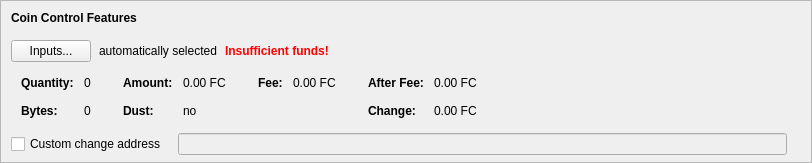
    <widget class="QFrame" name="frameCoinControl">
     <property name="sizePolicy">
      <sizepolicy hsizetype="Expanding" vsizetype="Expanding">
       <horstretch>0</horstretch>
       <verstretch>0</verstretch>
      </sizepolicy>
     </property>
     <property name="maximumSize">
      <size>
       <width>16777215</width>
       <height>16777215</height>
      </size>
     </property>
     <property name="frameShape">
      <enum>QFrame::StyledPanel</enum>
     </property>
     <property name="frameShadow">
      <enum>QFrame::Sunken</enum>
     </property>
     <layout class="QVBoxLayout" name="verticalLayoutCoinControl2">
      <property name="spacing">
       <number>0</number>
      </property>
      <property name="leftMargin">
       <number>0</number>
      </property>
      <property name="topMargin">
       <number>0</number>
      </property>
      <property name="rightMargin">
       <number>0</number>
      </property>
      <property name="bottomMargin">
       <number>6</number>
      </property>
      <item>
       <layout class="QVBoxLayout" name="verticalLayoutCoinControl" stretch="0,0,0,0,1">
        <property name="spacing">
         <number>0</number>
        </property>
        <property name="leftMargin">
         <number>10</number>
        </property>
        <property name="topMargin">
         <number>10</number>
        </property>
        <item>
         <layout class="QHBoxLayout" name="horizontalLayoutCoinControl1">
          <property name="bottomMargin">
           <number>15</number>
          </property>
          <item>
           <widget class="QLabel" name="labelCoinControlFeatures">
            <property name="sizePolicy">
             <sizepolicy hsizetype="Preferred" vsizetype="Maximum">
              <horstretch>0</horstretch>
              <verstretch>0</verstretch>
             </sizepolicy>
            </property>
            <property name="font">
             <font>
              <weight>75</weight>
              <bold>true</bold>
             </font>
            </property>
            <property name="styleSheet">
             <string notr="true">font-weight:bold;</string>
            </property>
            <property name="text">
             <string>Coin Control Features</string>
            </property>
           </widget>
          </item>
         </layout>
        </item>
        <item>
         <layout class="QHBoxLayout" name="horizontalLayoutCoinControl2" stretch="0,0,0,0">
          <property name="spacing">
           <number>8</number>
          </property>
          <property name="bottomMargin">
           <number>10</number>
          </property>
          <item>
           <widget class="QPushButton" name="pushButtonCoinControl">
            <property name="styleSheet">
             <string notr="true"/>
            </property>
            <property name="text">
             <string>Inputs...</string>
            </property>
            <property name="autoDefault">
             <bool>false</bool>
            </property>
           </widget>
          </item>
          <item>
           <widget class="QLabel" name="labelCoinControlAutomaticallySelected">
            <property name="text">
             <string>automatically selected</string>
            </property>
            <property name="margin">
             <number>5</number>
            </property>
           </widget>
          </item>
          <item>
           <widget class="QLabel" name="labelCoinControlInsuffFunds">
            <property name="font">
             <font>
              <weight>75</weight>
              <bold>true</bold>
             </font>
            </property>
            <property name="styleSheet">
             <string notr="true">color:red;font-weight:bold;</string>
            </property>
            <property name="text">
             <string>Insufficient funds!</string>
            </property>
            <property name="margin">
             <number>5</number>
            </property>
           </widget>
          </item>
          <item>
           <spacer name="horizontalSpacerCoinControl">
            <property name="orientation">
             <enum>Qt::Horizontal</enum>
            </property>
            <property name="sizeHint" stdset="0">
             <size>
              <width>40</width>
              <height>1</height>
             </size>
            </property>
           </spacer>
          </item>
         </layout>
        </item>
        <item>
         <widget class="QWidget" name="widgetCoinControl" native="true">
          <property name="sizePolicy">
           <sizepolicy hsizetype="Preferred" vsizetype="Preferred">
            <horstretch>0</horstretch>
            <verstretch>0</verstretch>
           </sizepolicy>
          </property>
          <property name="minimumSize">
           <size>
            <width>0</width>
            <height>0</height>
           </size>
          </property>
          <property name="styleSheet">
           <string notr="true"/>
          </property>
          <layout class="QHBoxLayout" name="horizontalLayoutCoinControl5">
           <property name="leftMargin">
            <number>0</number>
           </property>
           <property name="topMargin">
            <number>0</number>
           </property>
           <property name="rightMargin">
            <number>0</number>
           </property>
           <property name="bottomMargin">
            <number>0</number>
           </property>
           <item>
            <layout class="QHBoxLayout" name="horizontalLayoutCoinControl3" stretch="0,0,0,1">
             <property name="spacing">
              <number>20</number>
             </property>
             <property name="topMargin">
              <number>0</number>
             </property>
             <property name="bottomMargin">
              <number>10</number>
             </property>
             <item>
              <layout class="QFormLayout" name="formLayoutCoinControl1">
               <property name="horizontalSpacing">
                <number>10</number>
               </property>
               <property name="verticalSpacing">
                <number>14</number>
               </property>
               <property name="leftMargin">
                <number>10</number>
               </property>
               <property name="topMargin">
                <number>4</number>
               </property>
               <property name="rightMargin">
                <number>6</number>
               </property>
               <item row="0" column="0">
                <widget class="QLabel" name="labelCoinControlQuantityText">
                 <property name="font">
                  <font>
                   <weight>75</weight>
                   <bold>true</bold>
                  </font>
                 </property>
                 <property name="text">
                  <string>Quantity:</string>
                 </property>
                 <property name="margin">
                  <number>0</number>
                 </property>
                </widget>
               </item>
               <item row="0" column="1">
                <widget class="QLabel" name="labelCoinControlQuantity">
                 <property name="cursor">
                  <cursorShape>IBeamCursor</cursorShape>
                 </property>
                 <property name="contextMenuPolicy">
                  <enum>Qt::ActionsContextMenu</enum>
                 </property>
                 <property name="text">
                  <string notr="true">0</string>
                 </property>
                 <property name="margin">
                  <number>0</number>
                 </property>
                 <property name="textInteractionFlags">
                  <set>Qt::LinksAccessibleByMouse|Qt::TextSelectableByKeyboard|Qt::TextSelectableByMouse</set>
                 </property>
                </widget>
               </item>
               <item row="1" column="0">
                <widget class="QLabel" name="labelCoinControlBytesText">
                 <property name="font">
                  <font>
                   <weight>75</weight>
                   <bold>true</bold>
                  </font>
                 </property>
                 <property name="text">
                  <string>Bytes:</string>
                 </property>
                </widget>
               </item>
               <item row="1" column="1">
                <widget class="QLabel" name="labelCoinControlBytes">
                 <property name="cursor">
                  <cursorShape>IBeamCursor</cursorShape>
                 </property>
                 <property name="contextMenuPolicy">
                  <enum>Qt::ActionsContextMenu</enum>
                 </property>
                 <property name="text">
                  <string notr="true">0</string>
                 </property>
                 <property name="textInteractionFlags">
                  <set>Qt::LinksAccessibleByMouse|Qt::TextSelectableByKeyboard|Qt::TextSelectableByMouse</set>
                 </property>
                </widget>
               </item>
              </layout>
             </item>
             <item>
              <layout class="QFormLayout" name="formLayoutCoinControl2">
               <property name="horizontalSpacing">
                <number>10</number>
               </property>
               <property name="verticalSpacing">
                <number>14</number>
               </property>
               <property name="leftMargin">
                <number>6</number>
               </property>
               <property name="topMargin">
                <number>4</number>
               </property>
               <property name="rightMargin">
                <number>6</number>
               </property>
               <item row="0" column="0">
                <widget class="QLabel" name="labelCoinControlAmountText">
                 <property name="font">
                  <font>
                   <weight>75</weight>
                   <bold>true</bold>
                  </font>
                 </property>
                 <property name="text">
                  <string>Amount:</string>
                 </property>
                 <property name="margin">
                  <number>0</number>
                 </property>
                </widget>
               </item>
               <item row="0" column="1">
                <widget class="QLabel" name="labelCoinControlAmount">
                 <property name="cursor">
                  <cursorShape>IBeamCursor</cursorShape>
                 </property>
                 <property name="contextMenuPolicy">
                  <enum>Qt::ActionsContextMenu</enum>
                 </property>
                 <property name="text">
                  <string notr="true">0.00 FC</string>
                 </property>
                 <property name="textInteractionFlags">
                  <set>Qt::LinksAccessibleByMouse|Qt::TextSelectableByKeyboard|Qt::TextSelectableByMouse</set>
                 </property>
                </widget>
               </item>
               <item row="1" column="0">
                <widget class="QLabel" name="labelCoinControlLowOutputText">
                 <property name="font">
                  <font>
                   <weight>75</weight>
                   <bold>true</bold>
                  </font>
                 </property>
                 <property name="text">
                  <string>Dust:</string>
                 </property>
                </widget>
               </item>
               <item row="1" column="1">
                <widget class="QLabel" name="labelCoinControlLowOutput">
                 <property name="cursor">
                  <cursorShape>IBeamCursor</cursorShape>
                 </property>
                 <property name="contextMenuPolicy">
                  <enum>Qt::ActionsContextMenu</enum>
                 </property>
                 <property name="text">
                  <string notr="true">no</string>
                 </property>
                 <property name="textInteractionFlags">
                  <set>Qt::LinksAccessibleByMouse|Qt::TextSelectableByKeyboard|Qt::TextSelectableByMouse</set>
                 </property>
                </widget>
               </item>
              </layout>
             </item>
             <item>
              <layout class="QFormLayout" name="formLayoutCoinControl3">
               <property name="horizontalSpacing">
                <number>10</number>
               </property>
               <property name="verticalSpacing">
                <number>14</number>
               </property>
               <property name="leftMargin">
                <number>6</number>
               </property>
               <property name="topMargin">
                <number>4</number>
               </property>
               <property name="rightMargin">
                <number>6</number>
               </property>
               <item row="0" column="0">
                <widget class="QLabel" name="labelCoinControlFeeText">
                 <property name="font">
                  <font>
                   <weight>75</weight>
                   <bold>true</bold>
                  </font>
                 </property>
                 <property name="text">
                  <string>Fee:</string>
                 </property>
                 <property name="margin">
                  <number>0</number>
                 </property>
                </widget>
               </item>
               <item row="0" column="1">
                <widget class="QLabel" name="labelCoinControlFee">
                 <property name="cursor">
                  <cursorShape>IBeamCursor</cursorShape>
                 </property>
                 <property name="contextMenuPolicy">
                  <enum>Qt::ActionsContextMenu</enum>
                 </property>
                 <property name="text">
                  <string notr="true">0.00 FC</string>
                 </property>
                 <property name="textInteractionFlags">
                  <set>Qt::LinksAccessibleByMouse|Qt::TextSelectableByKeyboard|Qt::TextSelectableByMouse</set>
                 </property>
                </widget>
               </item>
              </layout>
             </item>
             <item>
              <layout class="QFormLayout" name="formLayoutCoinControl4">
               <property name="horizontalSpacing">
                <number>10</number>
               </property>
               <property name="verticalSpacing">
                <number>14</number>
               </property>
               <property name="leftMargin">
                <number>6</number>
               </property>
               <property name="topMargin">
                <number>4</number>
               </property>
               <property name="rightMargin">
                <number>6</number>
               </property>
               <item row="0" column="0">
                <widget class="QLabel" name="labelCoinControlAfterFeeText">
                 <property name="font">
                  <font>
                   <weight>75</weight>
                   <bold>true</bold>
                  </font>
                 </property>
                 <property name="text">
                  <string>After Fee:</string>
                 </property>
                 <property name="margin">
                  <number>0</number>
                 </property>
                </widget>
               </item>
               <item row="0" column="1">
                <widget class="QLabel" name="labelCoinControlAfterFee">
                 <property name="cursor">
                  <cursorShape>IBeamCursor</cursorShape>
                 </property>
                 <property name="contextMenuPolicy">
                  <enum>Qt::ActionsContextMenu</enum>
                 </property>
                 <property name="text">
                  <string notr="true">0.00 FC</string>
                 </property>
                 <property name="textInteractionFlags">
                  <set>Qt::LinksAccessibleByMouse|Qt::TextSelectableByKeyboard|Qt::TextSelectableByMouse</set>
                 </property>
                </widget>
               </item>
               <item row="1" column="0">
                <widget class="QLabel" name="labelCoinControlChangeText">
                 <property name="font">
                  <font>
                   <weight>75</weight>
                   <bold>true</bold>
                  </font>
                 </property>
                 <property name="text">
                  <string>Change:</string>
                 </property>
                </widget>
               </item>
               <item row="1" column="1">
                <widget class="QLabel" name="labelCoinControlChange">
                 <property name="cursor">
                  <cursorShape>IBeamCursor</cursorShape>
                 </property>
                 <property name="contextMenuPolicy">
                  <enum>Qt::ActionsContextMenu</enum>
                 </property>
                 <property name="text">
                  <string notr="true">0.00 FC</string>
                 </property>
                 <property name="textInteractionFlags">
                  <set>Qt::LinksAccessibleByMouse|Qt::TextSelectableByKeyboard|Qt::TextSelectableByMouse</set>
                 </property>
                </widget>
               </item>
              </layout>
             </item>
            </layout>
           </item>
          </layout>
         </widget>
        </item>
        <item>
         <layout class="QHBoxLayout" name="horizontalLayoutCoinControl4" stretch="0,0,0">
          <property name="spacing">
           <number>12</number>
          </property>
          <property name="sizeConstraint">
           <enum>QLayout::SetDefaultConstraint</enum>
          </property>
          <property name="topMargin">
           <number>5</number>
          </property>
          <property name="rightMargin">
           <number>5</number>
          </property>
          <item>
           <widget class="QCheckBox" name="checkBoxCoinControlChange">
            <property name="toolTip">
             <string>If this is activated, but the change address is empty or invalid, change will be sent to a newly generated address.</string>
            </property>
            <property name="text">
             <string>Custom change address</string>
            </property>
           </widget>
          </item>
          <item>
           <widget class="QValidatedLineEdit" name="lineEditCoinControlChange">
            <property name="enabled">
             <bool>false</bool>
            </property>
            <property name="sizePolicy">
             <sizepolicy hsizetype="Expanding" vsizetype="Fixed">
              <horstretch>0</horstretch>
              <verstretch>0</verstretch>
             </sizepolicy>
            </property>
           </widget>
          </item>
          <item>
           <widget class="QLabel" name="labelCoinControlChangeLabel">
            <property name="sizePolicy">
             <sizepolicy hsizetype="Preferred" vsizetype="Expanding">
              <horstretch>0</horstretch>
              <verstretch>0</verstretch>
             </sizepolicy>
            </property>
            <property name="minimumSize">
             <size>
              <width>0</width>
              <height>0</height>
             </size>
            </property>
            <property name="text">
             <string/>
            </property>
            <property name="margin">
             <number>3</number>
            </property>
           </widget>
          </item>
         </layout>
        </item>
        <item>
         <spacer name="verticalSpacerCoinControl">
          <property name="orientation">
           <enum>Qt::Vertical</enum>
          </property>
          <property name="sizeHint" stdset="0">
           <size>
            <width>800</width>
            <height>1</height>
           </size>
          </property>
         </spacer>
        </item>
       </layout>
      </item>
     </layout>
    </widget>
